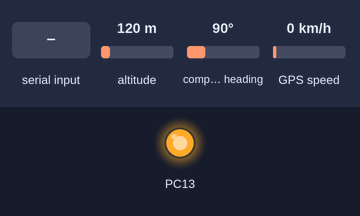
Recording of a program running on a simulated STM32 Black Pill. On the bench: output pins drawn as LEDs (lit = HIGH). The inputs (shaded band) are chosen by the test bench; at power-on: altitude 120 m, compass heading 90°, GPS speed 0 km/h. The GPS gets a fix after 3 s at 37.7749, -122.4194 with 8 satellites; what the program prints to the serial monitor is not drawn.

Above: at 4.4 s.
4.5 s: "s" received over Serial
At 5.5 s:
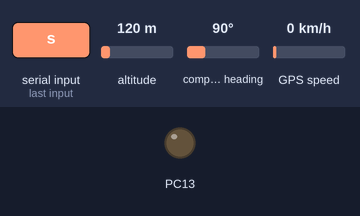
Timing chart, 0 to 7.5 s (numbered marks = the images above; inputs shaded):
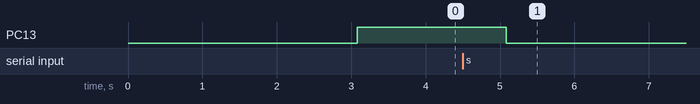

The program:

main.cpp
```cpp
#include <Arduino.h>
#include <SoftwareSerial.h>
#include "TinyGPS++.h"

double DistanceThreshold = 500;
double StartLat = 0;
double StartLng = 0;

bool hasFix = false;

TinyGPSPlus gps;
SoftwareSerial ss(PB12, PB13);

void setup()
{
  Serial.begin(9600);
  ss.begin(9600);

  pinMode(PC13, OUTPUT);
  Serial.println("Initializing...");
}

void loop()
{
  Serial.println(gps.satellites.value());

  if (ss.available() > 0)
  {
    char _r = ss.read();

    gps.encode(_r);

    if (gps.location.isUpdated())
    {
      double lat = gps.location.lat();
      double lng = gps.location.lng();

      Serial.print("Latitude= ");
      Serial.print(lat, 6);
      Serial.print(" Longitude= ");
      Serial.println(lng, 6);

      if (Serial.read() == 's')
      {
        StartLat = lat;
        StartLng = lng;
      }

      if (gps.distanceBetween(StartLat, StartLng, lat, lng) > DistanceThreshold)
      {
        digitalWrite(PC13, HIGH);
      }
      else
      {
        digitalWrite(PC13, LOW);
      }
    }
  }
}
```

Measured:
- after the input at 4.5 s, PC13: HIGH → LOW after 0.58 s
